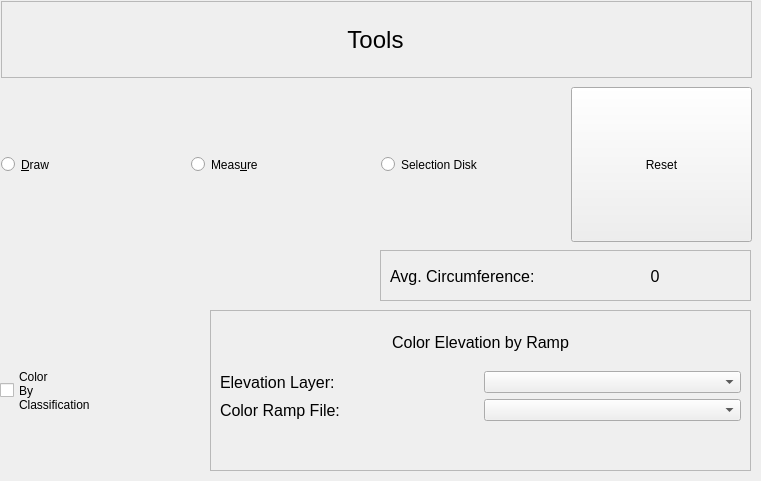
<?xml version="1.0" encoding="UTF-8"?>
<ui version="4.0">
 <class>MainWindow</class>
 <widget class="QMainWindow" name="MainWindow">
  <property name="geometry">
   <rect>
    <x>0</x>
    <y>0</y>
    <width>761</width>
    <height>481</height>
   </rect>
  </property>
  <property name="windowTitle">
   <string>MainWindow</string>
  </property>
  <property name="styleSheet">
   <string notr="true">QFrame {
	background-color: #25292B;
}

#centralWidget, QStackedWidget, QStackedWidget &gt; QWidget {
	background: transparent;
}

QLabel {
	color: #F8F8F8;
	background: transparent;
}

QFrame[titleFrame=true] {
	background-color: #5F5F5F;
}

QWidget[fontSize=&quot;14&quot;] {
	font-size: 14pt;
}

QWidget[fontSize=&quot;12&quot;] {
	font-size: 12pt;
}

QGroupBox {
	color: #F8F8F8;
	border: none;
	margin: 15px;
}

QWidget[inList=true] {
	font-size: 12pt;
	min-height: 60px;
	max-height: 100px;
}


/* PushButton */

QPushButton {
	background-color: #25292B;
	border: 2px solid #F8F8F8;
	color: #F8F8F8;
}

QPushButton:hover {
	background-color: #F8F8F8;
	color: #25292B;
}

QPushButton:pressed {
	background-color: #00F0F0;
	color: #25292B;
	border: 2px solid #00F0F0;
}


/* RadioButton */

QRadioButton {
	background-color: #25292B;
	border: 2px solid #F8F8F8;
	color: #F8F8F8;
}

QRadioButton:hover {
	background-color: #F8F8F8;
	color: #25292B;
}

QRadioButton:checked {
	background-color: #00F0F0;
	color: #25292B;
	border: 2px solid #00F0F0;
}

QRadioButton::indicator {
	width: 0px;
	height: 0px;
	color: #F8F8F8;
}


/* CheckBox */

QCheckBox {
	background-color: #25292B;
	border: 2px solid #F8F8F8;
	color: #F8F8F8;
}

QCheckBox:hover {
	background-color: #F8F8F8;
	color: #25292B;
}

QCheckBox:checked {
	background-color: #00F0F0;
	color: #25292B;
	border: 2px solid #00F0F0;
}

QCheckBox::indicator {
	width: 0px;
	height: 0px;
}


/* Page Selectors */

QRadioButton[pageSelector=true] {
	background-color: #25292B;
	max-width: 90px;
	max-height: 90px;
	border-radius: 40px;
	border: none;
	padding: 10px;
}

QRadioButton[pageSelector=true]:checked {
	background-color: #F8F8F8;
	max-width: 90px;
	max-height: 90px;
	border-radius: 40px;
	border: none;
	padding: 10px;
}

#viewRadioButton {
	image: url(:Qt/menu/icons/view-white.svg);
}

#viewRadioButton:checked {
	image: url(:Qt/menu/icons/view-black.svg);
}

#toolsRadioButton {
	image: url(:Qt/menu/icons/tools-white.svg);
}

#toolsRadioButton:checked {
	image: url(:Qt/menu/icons/tools-black.svg);
}

#groupsRadioButton {
	image: url(:Qt/menu/icons/groups-white.svg);
}

#groupsRadioButton:checked {
	image: url(:Qt/menu/icons/groups-black.svg);
}

#pauseRadioButton {
	image: url(:Qt/menu/icons/pause-white.svg);
}

#pauseRadioButton:checked {
	image: url(:Qt/menu/icons/pause-black.svg);
}

#playRadioButton {
	image: url(:Qt/menu/icons/play-white.svg);
}

#playRadioButton:checked {
	image: url(:Qt/menu/icons/play-black.svg);
}</string>
  </property>
  <widget class="QWidget" name="centralwidget">
   <widget class="QFrame" name="frame_2">
    <property name="geometry">
     <rect>
      <x>210</x>
      <y>310</y>
      <width>541</width>
      <height>161</height>
     </rect>
    </property>
    <property name="frameShape">
     <enum>QFrame::StyledPanel</enum>
    </property>
    <property name="frameShadow">
     <enum>QFrame::Raised</enum>
    </property>
    <widget class="QWidget" name="layoutWidget">
     <property name="geometry">
      <rect>
       <x>10</x>
       <y>10</y>
       <width>521</width>
       <height>101</height>
      </rect>
     </property>
     <layout class="QVBoxLayout" name="verticalLayout_4">
      <item>
       <widget class="QLabel" name="label_2">
        <property name="font">
         <font>
          <pointsize>12</pointsize>
         </font>
        </property>
        <property name="text">
         <string>Color Elevation by Ramp</string>
        </property>
        <property name="alignment">
         <set>Qt::AlignCenter</set>
        </property>
       </widget>
      </item>
      <item>
       <layout class="QHBoxLayout" name="horizontalLayout_2">
        <item>
         <layout class="QVBoxLayout" name="verticalLayout_2">
          <item>
           <widget class="QLabel" name="label_3">
            <property name="font">
             <font>
              <pointsize>12</pointsize>
             </font>
            </property>
            <property name="text">
             <string>Elevation Layer:  </string>
            </property>
           </widget>
          </item>
          <item>
           <widget class="QLabel" name="label_4">
            <property name="font">
             <font>
              <pointsize>12</pointsize>
             </font>
            </property>
            <property name="text">
             <string>Color Ramp File:  </string>
            </property>
           </widget>
          </item>
         </layout>
        </item>
        <item>
         <layout class="QVBoxLayout" name="verticalLayout_3">
          <item>
           <widget class="QComboBox" name="ElevationComboBox"/>
          </item>
          <item>
           <widget class="QComboBox" name="ColorRampFileComboBox"/>
          </item>
         </layout>
        </item>
       </layout>
      </item>
     </layout>
    </widget>
   </widget>
   <widget class="QWidget" name="layoutWidget">
    <property name="geometry">
     <rect>
      <x>0</x>
      <y>310</y>
      <width>201</width>
      <height>161</height>
     </rect>
    </property>
    <layout class="QHBoxLayout" name="horizontalLayout_4">
     <property name="spacing">
      <number>9</number>
     </property>
     <item>
      <widget class="QCheckBox" name="colorByClassificationCheckBox">
       <property name="sizePolicy">
        <sizepolicy hsizetype="Minimum" vsizetype="Minimum">
         <horstretch>0</horstretch>
         <verstretch>0</verstretch>
        </sizepolicy>
       </property>
       <property name="text">
        <string>Color
By
Classification</string>
       </property>
       <property name="fontSize" stdset="0">
        <UInt>12</UInt>
       </property>
      </widget>
     </item>
    </layout>
   </widget>
   <widget class="QWidget" name="layoutWidget">
    <property name="geometry">
     <rect>
      <x>1</x>
      <y>1</y>
      <width>751</width>
      <height>241</height>
     </rect>
    </property>
    <layout class="QVBoxLayout" name="verticalLayout" stretch="1,2">
     <property name="spacing">
      <number>9</number>
     </property>
     <item>
      <widget class="QFrame" name="frame">
       <property name="frameShape">
        <enum>QFrame::StyledPanel</enum>
       </property>
       <property name="frameShadow">
        <enum>QFrame::Raised</enum>
       </property>
       <widget class="QLabel" name="label">
        <property name="geometry">
         <rect>
          <x>4</x>
          <y>-1</y>
          <width>741</width>
          <height>81</height>
         </rect>
        </property>
        <property name="text">
         <string>&lt;html&gt;&lt;head/&gt;&lt;body&gt;&lt;p align=&quot;center&quot;&gt;&lt;span style=&quot; font-size:18pt;&quot;&gt;Tools&lt;/span&gt;&lt;/p&gt;&lt;/body&gt;&lt;/html&gt;</string>
        </property>
       </widget>
      </widget>
     </item>
     <item>
      <layout class="QHBoxLayout" name="horizontalLayout">
       <property name="spacing">
        <number>9</number>
       </property>
       <item>
        <widget class="QRadioButton" name="drawButton">
         <property name="sizePolicy">
          <sizepolicy hsizetype="Minimum" vsizetype="Minimum">
           <horstretch>0</horstretch>
           <verstretch>0</verstretch>
          </sizepolicy>
         </property>
         <property name="text">
          <string>&amp;Draw</string>
         </property>
         <property name="fontSize" stdset="0">
          <UInt>12</UInt>
         </property>
        </widget>
       </item>
       <item>
        <widget class="QRadioButton" name="measureButton">
         <property name="sizePolicy">
          <sizepolicy hsizetype="Minimum" vsizetype="Minimum">
           <horstretch>0</horstretch>
           <verstretch>0</verstretch>
          </sizepolicy>
         </property>
         <property name="text">
          <string>Meas&amp;ure</string>
         </property>
         <property name="fontSize" stdset="0">
          <UInt>12</UInt>
         </property>
        </widget>
       </item>
       <item>
        <widget class="QRadioButton" name="diskButton">
         <property name="sizePolicy">
          <sizepolicy hsizetype="Minimum" vsizetype="Minimum">
           <horstretch>0</horstretch>
           <verstretch>0</verstretch>
          </sizepolicy>
         </property>
         <property name="text">
          <string>Selection Disk</string>
         </property>
         <property name="fontSize" stdset="0">
          <UInt>12</UInt>
         </property>
        </widget>
       </item>
       <item>
        <widget class="QPushButton" name="resetButton">
         <property name="sizePolicy">
          <sizepolicy hsizetype="Minimum" vsizetype="Minimum">
           <horstretch>0</horstretch>
           <verstretch>0</verstretch>
          </sizepolicy>
         </property>
         <property name="text">
          <string>Reset</string>
         </property>
         <property name="fontSize" stdset="0">
          <UInt>12</UInt>
         </property>
        </widget>
       </item>
      </layout>
     </item>
    </layout>
   </widget>
   <widget class="QFrame" name="frame_3">
    <property name="geometry">
     <rect>
      <x>380</x>
      <y>250</y>
      <width>371</width>
      <height>51</height>
     </rect>
    </property>
    <property name="frameShape">
     <enum>QFrame::StyledPanel</enum>
    </property>
    <property name="frameShadow">
     <enum>QFrame::Raised</enum>
    </property>
    <widget class="QWidget" name="layoutWidget">
     <property name="geometry">
      <rect>
       <x>10</x>
       <y>10</y>
       <width>351</width>
       <height>32</height>
      </rect>
     </property>
     <layout class="QHBoxLayout" name="horizontalLayout_3">
      <item>
       <widget class="QLabel" name="label_5">
        <property name="font">
         <font>
          <pointsize>12</pointsize>
         </font>
        </property>
        <property name="text">
         <string>Avg. Circumference:    </string>
        </property>
       </widget>
      </item>
      <item>
       <widget class="QLabel" name="circumferenceLabel">
        <property name="font">
         <font>
          <pointsize>12</pointsize>
         </font>
        </property>
        <property name="text">
         <string>0</string>
        </property>
        <property name="alignment">
         <set>Qt::AlignCenter</set>
        </property>
       </widget>
      </item>
     </layout>
    </widget>
   </widget>
  </widget>
  <action name="actionLoad">
   <property name="text">
    <string>Load</string>
   </property>
  </action>
  <action name="actionSave">
   <property name="text">
    <string>Save</string>
   </property>
  </action>
  <action name="actionPref_s">
   <property name="text">
    <string>Pref's</string>
   </property>
  </action>
  <action name="actionAbout">
   <property name="text">
    <string>About</string>
   </property>
  </action>
  <action name="actionDraw">
   <property name="text">
    <string>Draw</string>
   </property>
  </action>
  <action name="actionMeasure">
   <property name="text">
    <string>Measure</string>
   </property>
  </action>
  <action name="actionWaypoint">
   <property name="text">
    <string>Waypoint</string>
   </property>
  </action>
  <action name="actionNote">
   <property name="text">
    <string>Note</string>
   </property>
  </action>
  <action name="actionSphere">
   <property name="text">
    <string>Sphere</string>
   </property>
  </action>
  <action name="actionBox">
   <property name="text">
    <string>Box</string>
   </property>
  </action>
  <action name="actionSaveSourceIDs">
   <property name="text">
    <string>Save Source_ID's</string>
   </property>
  </action>
  <action name="actionReset">
   <property name="text">
    <string>Reset</string>
   </property>
  </action>
  <action name="actionPlace1">
   <property name="text">
    <string>Place1</string>
   </property>
  </action>
  <action name="actionPlace2">
   <property name="text">
    <string>Place2</string>
   </property>
  </action>
  <action name="actionPlace3">
   <property name="text">
    <string>Place3</string>
   </property>
  </action>
  <action name="actionPlace4">
   <property name="text">
    <string>Place4</string>
   </property>
  </action>
  <action name="actionShow_All">
   <property name="text">
    <string>Show All</string>
   </property>
  </action>
  <action name="actionHide_All">
   <property name="text">
    <string>Hide All</string>
   </property>
  </action>
 </widget>
 <resources>
  <include location="../../resources.qrc"/>
 </resources>
 <connections/>
</ui>
